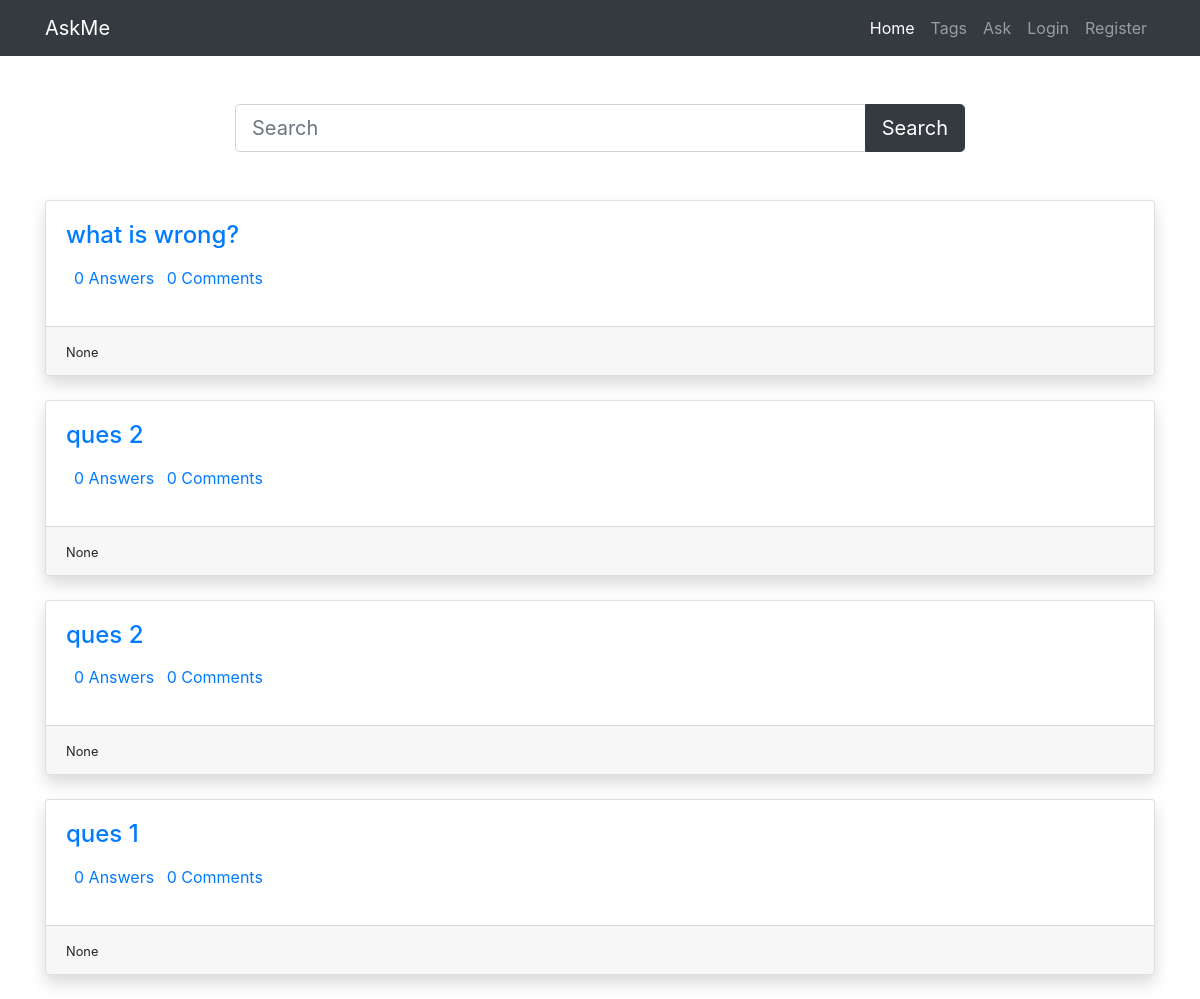
Page /ask/ on the committed database.
### forum/models.py (models this page shows, shortened)
class Question(models.Model):
    user=models.ForeignKey(User,on_delete=models.CASCADE)
    title=models.CharField(max_length=300)
    detail=models.TextField()
    tags=models.TextField(default='')
    add_time=models.DateTimeField(auto_now_add=True)

### forum/views.py (the view)
# urls.py: 2. Add a URL to urlpatterns:  path('', views.home, name='home')
def home(request):
    if 'q' in request.GET:
        q=request.GET['q']
        quests=Question.objects.annotate(total_comments=Count('answer__comment')).filter(title__icontains=q).order_by('-id')
    else:
        quests=Question.objects.annotate(total_comments=Count('answer__comment')).all().order_by('-id')
    paginator=Paginator(quests,10)
    page_num=request.GET.get('page',1)
    quests=paginator.page(page_num)
    return render(request,'forum/home.html',{'quests':quests})

### templates/forum/home.html (shortened to what this page needs)
{% load static %}
<!DOCTYPE html>
<html lang="en">
<head>
    <link rel="stylesheet" href="{% static 'bootstrap.min.css' %}" />
</head>
<body>
    <nav class="navbar navbar-expand-lg navbar-dark bg-dark">
        <div class="container">
            <a class="navbar-brand" href="{% url 'forum:ask-question' %}">AskMe</a>
            <div class="collapse navbar-collapse" id="navbarNav">
                <ul class="navbar-nav ml-auto">
                    <li class="nav-item active">
                        <a class="nav-link" href="/">Home</a>
                    </li>
                    <li class="nav-item">
                        <a class="nav-link" href="{% url 'forum:tags' %}">Tags</a>
                    </li>
                    <li class="nav-item">
                        <a class="nav-link" href="{% url 'forum:ask-question' %}">Ask</a>
                    </li>
                    {% if user.is_authenticated %}
                    <li class="nav-item">
                        <a class="nav-link" href="{% url 'profile' request.user.profile.pk %}">Profile</a>
                    </li>
                    <li class="nav-item">
                        <a class="nav-link" href="{% url 'account_logout' %}">Logout</a>
                    </li>
                    {% else %}
                    <li class="nav-item">
                        <a class="nav-link" href="{% url 'account_login' %}">Login</a>
                    </li>
                    <li class="nav-item">
                        <a class="nav-link" href="{% url 'account_signup' %}">Register</a>
                    </li>
                    {% endif %}
                </ul>
            </div>
        </div>
    </nav>
    <div class="container py-5">
        <div class="row">
            <div class="col-md-8 offset-2">
                <form>
                    <div class="input-group">
                        <input type="text" name="q" class="form-control form-control-lg" placeholder="Search" />
                        <div class="input-group-append">
                        <button class="btn btn-dark btn-lg" type="submit" id="button-addon2">Search</button>
                        </div>
                    </div>
                </form>
            </div>
        </div>
    </div>
    <div class="container">
        {% for quest in quests %}
        <div class="card mb-4 shadow">
            <div class="card-body">
                <h4 class="card-title"><a href="{% url 'forum:detail' quest.id %}">{{quest.title}}</a></h4>
                <p>
                    <a href="#" class="mr-2">{{quest.answer_set.count}} Answers</a>
                    <a href="#" class="mr-2">{{quest.total_comments}} Comments</a>
                </p>
            </div>
            <div class="card-footer">
                <small>{{quest.add_time}}</small>
            </div>
        </div>
        {% endfor %}
    </div>
</body>
</html>

### rows in the picture
Question: title "what is wrong?", answer_set.count "0", total_comments "0", add_time "None"
Question: title "ques 2", answer_set.count "0", total_comments "0", add_time "None"
Question: title "ques 2", answer_set.count "0", total_comments "0", add_time "None"
Question: title "ques 1", answer_set.count "0", total_comments "0", add_time "None"
